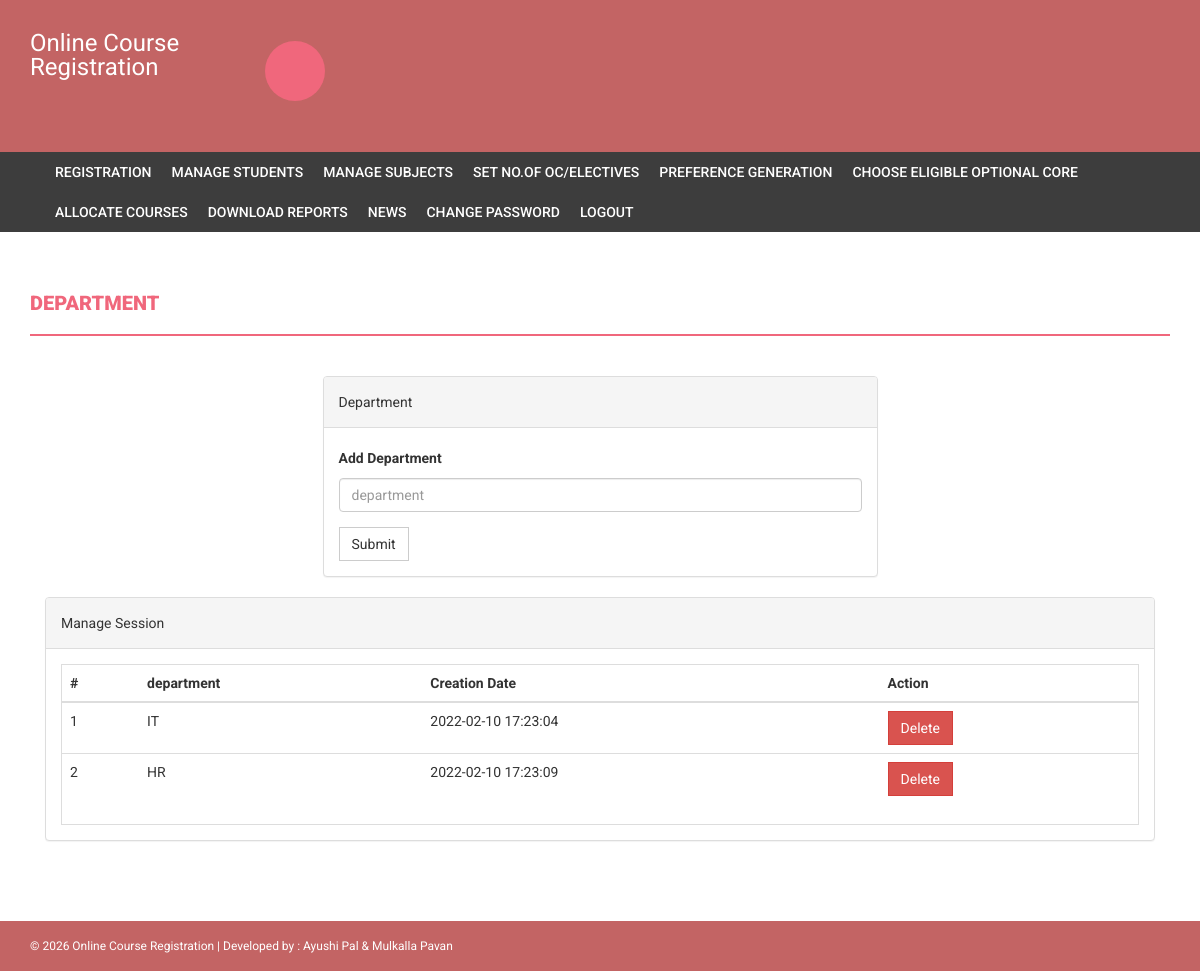
/onlinecourse/admin/department.php (signed in), run on the app's committed database.
### tables this page shows
CREATE TABLE `department` (
  `id` int(11) NOT NULL,
  `department` varchar(255) DEFAULT NULL,
  `creationDate` timestamp NULL DEFAULT current_timestamp()
);

### onlinecourse/admin/department.php (the view, shortened to what this page needs)
<?php
if(strlen($_SESSION['alogin'])==0)
    {
header('location:index.php');
}
else{
?>
<!DOCTYPE html>
<html xmlns="http://www.w3.org/1999/xhtml">
<head>
    <link href="../assets/css/bootstrap.css" rel="stylesheet" />
    <link href="../assets/css/font-awesome.css" rel="stylesheet" />
    <link href="../assets/css/style.css" rel="stylesheet" />
</head>
<body>
<?php include('includes/header.php');?>
<?php if($_SESSION['alogin']!="")
{
 include('includes/menubar.php');
}
 ?>
    <div class="content-wrapper">
        <div class="container">
              <div class="row">
                    <div class="col-md-12">
                        <h1 class="page-head-line">Department  </h1>
                    </div>
                </div>
                <div class="row" >
                  <div class="col-md-3"></div>
                    <div class="col-md-6">
                        <div class="panel panel-default">
                        <div class="panel-heading">
                           Department
                        </div>
                        <div class="panel-body">
                       <form name="dept" method="post">
   <div class="form-group">
    <label for="department">Add Department  </label>
    <input type="text" class="form-control" id="department" name="department" placeholder="department" required />
  </div>
 <button type="submit" name="submit" class="btn btn-default">Submit</button>
</form>
                            </div>
                            </div>
                    </div>
                </div>
                <div class="col-md-12">
                    <div class="panel panel-default">
                        <div class="panel-heading">
                            Manage Session
                        </div>
                        <div class="panel-body">
                            <div class="table-responsive table-bordered">
                                <table class="table">
                                    <thead>
                                        <tr>
                                            <th>#</th>
                                            <th>department</th>
                                            <th>Creation Date</th>
                                            <th>Action</th>
                                        </tr>
                                    </thead>
                                    <tbody>
<?php
$sql=mysqli_query($con,"select * from department");
$cnt=1;
while($row=mysqli_fetch_array($sql))
{
?>
                                        <tr>
                                            <td><?php echo $cnt;?></td>
                                            <td><?php echo htmlentities($row['department']);?></td>
                                            <td><?php echo htmlentities($row['creationDate']);?></td>
                                            <td>
  <a href="department.php?id=<?php echo $row['id']?>&del=delete" onClick="return confirm('Are you sure you want to delete?')">
                                            <button class="btn btn-danger">Delete</button>
</a>
                                            </td>
                                        </tr>
<?php
$cnt++;
} ?>
                                    </tbody>
                                </table>
                            </div>
                        </div>
                    </div>
                </div>
            </div>
        </div>
  <?php include('includes/footer.php');?>
</body>
</html>
<?php } ?>

### onlinecourse/assets/css/style.css (style rules this page uses)
body { font-family: 'Roboto', sans-serif; line-height: 30px; }
.content-wrapper { margin-top: 40px; min-height: 600px; padding-bottom: 60px; }
.page-head-line { font-weight: 900; padding-bottom: 20px; border-bottom: 2px solid #F0677C; text-transform: uppercase; color: #F0677C; font-size: 20px; margin-bottom: 40px; }
.btn { border-radius: 0px; -webkit-border-radius: 0px; -moz-border-radius: 0px; }

### data on the page
department: department "IT", creationDate "2022-02-10 17:23:04"
department: department "HR", creationDate "2022-02-10 17:23:09"
